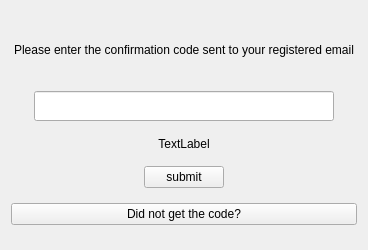
<?xml version="1.0" encoding="UTF-8"?>
<ui version="4.0">
 <class>change_confirmation</class>
 <widget class="QWidget" name="change_confirmation">
  <property name="geometry">
   <rect>
    <x>0</x>
    <y>0</y>
    <width>368</width>
    <height>250</height>
   </rect>
  </property>
  <property name="windowTitle">
   <string>Form</string>
  </property>
  <layout class="QVBoxLayout" name="verticalLayout">
   <item>
    <spacer name="verticalSpacer_2">
     <property name="orientation">
      <enum>Qt::Orientation::Vertical</enum>
     </property>
     <property name="sizeType">
      <enum>QSizePolicy::Policy::Preferred</enum>
     </property>
     <property name="sizeHint" stdset="0">
      <size>
       <width>20</width>
       <height>40</height>
      </size>
     </property>
    </spacer>
   </item>
   <item>
    <widget class="QLabel" name="confirmation_label">
     <property name="minimumSize">
      <size>
       <width>0</width>
       <height>50</height>
      </size>
     </property>
     <property name="maximumSize">
      <size>
       <width>16777215</width>
       <height>50</height>
      </size>
     </property>
     <property name="text">
      <string>Please enter the confirmation code sent to your registered email</string>
     </property>
     <property name="alignment">
      <set>Qt::AlignmentFlag::AlignCenter</set>
     </property>
     <property name="wordWrap">
      <bool>true</bool>
     </property>
    </widget>
   </item>
   <item>
    <widget class="QWidget" name="widget" native="true">
     <property name="minimumSize">
      <size>
       <width>0</width>
       <height>50</height>
      </size>
     </property>
     <property name="maximumSize">
      <size>
       <width>16777215</width>
       <height>50</height>
      </size>
     </property>
     <layout class="QHBoxLayout" name="horizontalLayout" stretch="0,1,0">
      <item>
       <spacer name="horizontalSpacer_2">
        <property name="orientation">
         <enum>Qt::Orientation::Horizontal</enum>
        </property>
        <property name="sizeHint" stdset="0">
         <size>
          <width>40</width>
          <height>20</height>
         </size>
        </property>
       </spacer>
      </item>
      <item>
       <widget class="QLineEdit" name="confirmation_line">
        <property name="minimumSize">
         <size>
          <width>300</width>
          <height>30</height>
         </size>
        </property>
       </widget>
      </item>
      <item>
       <spacer name="horizontalSpacer">
        <property name="orientation">
         <enum>Qt::Orientation::Horizontal</enum>
        </property>
        <property name="sizeHint" stdset="0">
         <size>
          <width>40</width>
          <height>20</height>
         </size>
        </property>
       </spacer>
      </item>
     </layout>
    </widget>
   </item>
   <item>
    <widget class="QLabel" name="timer_label">
     <property name="text">
      <string>TextLabel</string>
     </property>
     <property name="alignment">
      <set>Qt::AlignmentFlag::AlignCenter</set>
     </property>
    </widget>
   </item>
   <item>
    <widget class="QWidget" name="widget_4" native="true">
     <layout class="QHBoxLayout" name="horizontalLayout_2">
      <item>
       <spacer name="horizontalSpacer_3">
        <property name="orientation">
         <enum>Qt::Orientation::Horizontal</enum>
        </property>
        <property name="sizeHint" stdset="0">
         <size>
          <width>20</width>
          <height>20</height>
         </size>
        </property>
       </spacer>
      </item>
      <item>
       <widget class="QPushButton" name="code_submit_button">
        <property name="text">
         <string>submit</string>
        </property>
       </widget>
      </item>
      <item>
       <spacer name="horizontalSpacer_4">
        <property name="orientation">
         <enum>Qt::Orientation::Horizontal</enum>
        </property>
        <property name="sizeHint" stdset="0">
         <size>
          <width>107</width>
          <height>15</height>
         </size>
        </property>
       </spacer>
      </item>
     </layout>
    </widget>
   </item>
   <item>
    <widget class="QPushButton" name="resend_button">
     <property name="text">
      <string>Did not get the code?</string>
     </property>
    </widget>
   </item>
   <item>
    <spacer name="verticalSpacer">
     <property name="orientation">
      <enum>Qt::Orientation::Vertical</enum>
     </property>
     <property name="sizeType">
      <enum>QSizePolicy::Policy::Preferred</enum>
     </property>
     <property name="sizeHint" stdset="0">
      <size>
       <width>20</width>
       <height>40</height>
      </size>
     </property>
    </spacer>
   </item>
  </layout>
 </widget>
 <resources/>
 <connections/>
</ui>
